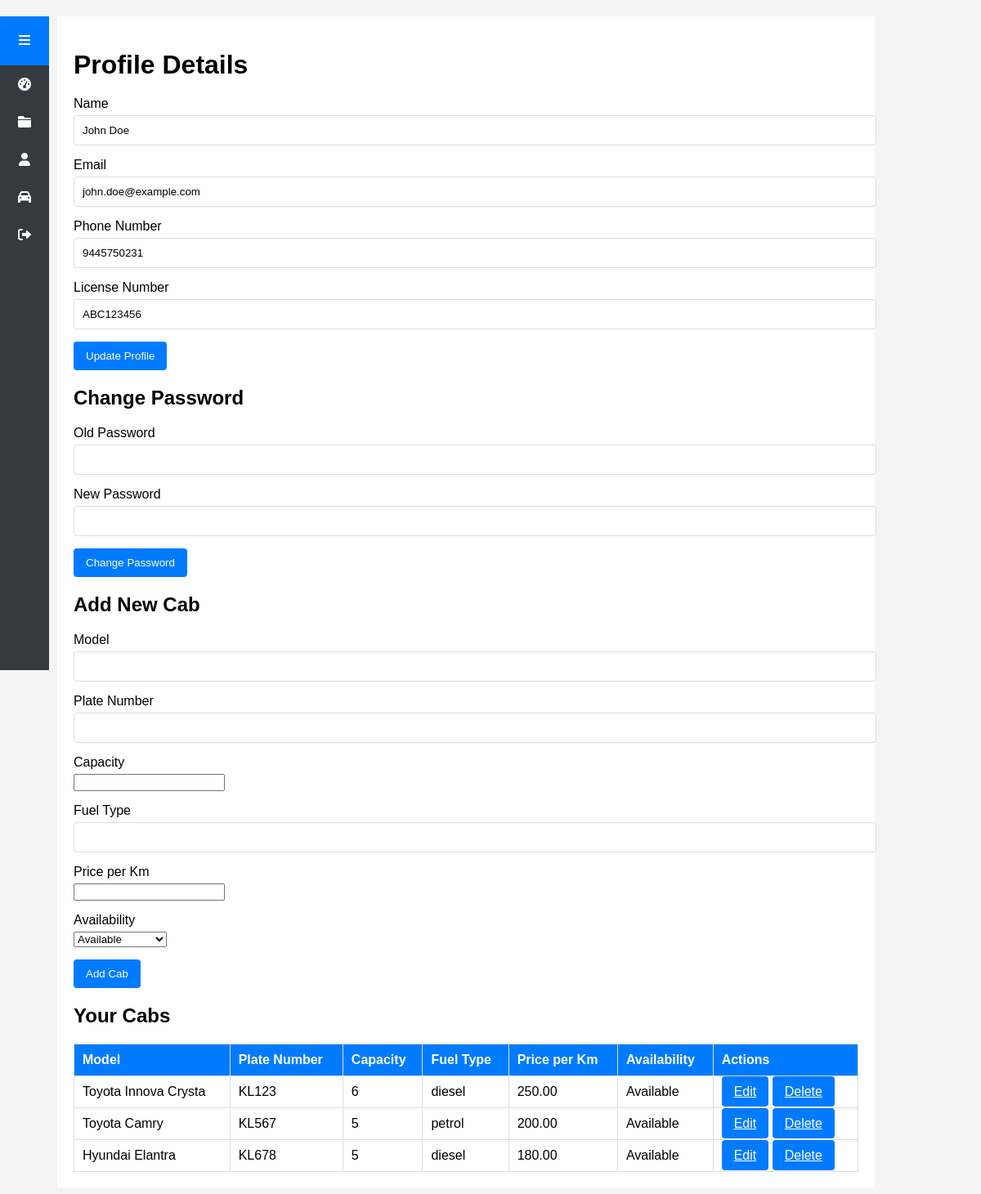
Screenshot of /driver/manage_profile.php (signed in) with the database file from the repository.
### tables this page shows
CREATE TABLE `drivers` (
  `id` int NOT NULL,
  `name` varchar(100) DEFAULT NULL,
  `email` varchar(100) DEFAULT NULL,
  `phone` varchar(15) DEFAULT NULL,
  `license_number` varchar(50) DEFAULT NULL,
  `username` varchar(100) DEFAULT NULL,
  `password` varchar(255) DEFAULT NULL
);

CREATE TABLE `cabs` (
  `id` int NOT NULL,
  `driver_id` int NOT NULL,
  `model` varchar(255) NOT NULL,
  `plate_number` varchar(20) NOT NULL,
  `capacity` int NOT NULL,
  `fuel_type` varchar(20) DEFAULT NULL,
  `price_per_km` decimal(10,2) NOT NULL,
  `created_at` timestamp NULL DEFAULT CURRENT_TIMESTAMP,
  `availability` enum('Available','On Duty','On Leave','Vehicle Under Maintenance') DEFAULT 'Available'
);

### driver/manage_profile.php (the view, shortened to what this page needs)
<?php
include '../db.php';
$driver_id = $_SESSION['id'];
$query = "SELECT name, email, phone, license_number FROM drivers WHERE id = ?";
$stmt = $conn->prepare($query);
$stmt->bind_param("i", $driver_id);
$stmt->execute();
$result = $stmt->get_result();
$driver = $result->fetch_assoc();
$cabsQuery = "SELECT id, model, plate_number, capacity, fuel_type, price_per_km, availability FROM cabs WHERE driver_id = ?";
$cabsStmt = $conn->prepare($cabsQuery);
$cabsStmt->bind_param("i", $driver_id);
$cabsStmt->execute();
$cabsResult = $cabsStmt->get_result();
?>
<!DOCTYPE html>
<html lang="en">
<head>
    <link rel="stylesheet" href="../styles.css">
    <link rel="stylesheet" href="https://cdnjs.cloudflare.com/ajax/libs/font-awesome/6.0.0-beta3/css/all.min.css">
</head>
<body>
<div class="sidebar" id="sidebar">
    <div class="sidebar-header">
        <div class="menu-toggle" id="menu-toggle">
            <i class="fas fa-bars"></i>
        </div>
    </div>
    <div class="sidebar-menu">
        <a href="driver_dashboard.php"><i class="fas fa-tachometer-alt"></i> <span class="menu-text">Dashboard</span></a>
        <a href="manage_bookings.php"><i class="fas fa-folder"></i><span class="menu-text">Manage Bookings</span></a>
        <a href="manage_profile.php"><i class="fas fa-user"></i><span class="menu-text">Profile Details</span></a>
        <a href="vehicle_details.php"><i class="fas fa-car"></i> <span class="menu-text">Vehicle Details</span></a>
        <a href="../driver/logout.php"><i class="fas fa-sign-out-alt"></i><span class="menu-text">Logout</span></a>
    </div>
</div>
<div class="container">
    <h1>Profile Details</h1>
    <form method="POST" action="">
        <div class="form-group">
            <label for="name">Name</label>
            <input type="text" id="name" name="name" value="<?php echo htmlspecialchars($driver['name']); ?>" required>
        </div>
        <div class="form-group">
            <label for="email">Email</label>
            <input type="email" id="email" name="email" value="<?php echo htmlspecialchars($driver['email']); ?>" required>
        </div>
        <div class="form-group">
            <label for="phone">Phone Number</label>
            <input type="tel" id="phone" name="phone" value="<?php echo htmlspecialchars($driver['phone']); ?>" required>
        </div>
        <div class="form-group">
            <label for="license_number">License Number</label>
            <input type="text" id="license_number" name="license_number" value="<?php echo htmlspecialchars($driver['license_number']); ?>" required>
        </div>
        <button type="submit" class="btn">Update Profile</button>
    </form>
    <h2>Change Password</h2>
    <form method="POST" action="">
        <div class="form-group">
            <label for="old_password">Old Password</label>
            <input type="password" id="old_password" name="old_password" required>
        </div>
        <div class="form-group">
            <label for="new_password">New Password</label>
            <input type="password" id="new_password" name="new_password" required>
        </div>
        <button type="submit" name="change_password" class="btn">Change Password</button>
    </form>
    <h2>Add New Cab</h2>
    <form method="POST" action="">
        <div class="form-group">
            <label for="model">Model</label>
            <input type="text" id="model" name="model" required>
        </div>
        <div class="form-group">
            <label for="plate_number">Plate Number</label>
            <input type="text" id="plate_number" name="plate_number" required>
        </div>
        <div class="form-group">
            <label for="capacity">Capacity</label>
            <input type="number" id="capacity" name="capacity" required>
        </div>
        <div class="form-group">
            <label for="fuel_type">Fuel Type</label>
            <input type="text" id="fuel_type" name="fuel_type" required>
        </div>
        <div class="form-group">
            <label for="price_per_km">Price per Km</label>
            <input type="number" id="price_per_km" name="price_per_km" required>
        </div>
        <div class="form-group">
        <label for="availability">Availability</label>
        <select id="availability" name="availability" required>
            <option value="available">Available</option>
        </select>
    </div>
        <button type="submit" name="add_cab" class="btn">Add Cab</button>
    </form>
    <h2>Your Cabs</h2>
    <?php if ($cabsResult->num_rows > 0): ?>
        <table>
            <thead>
                <tr>
                    <th>Model</th>
                    <th>Plate Number</th>
                    <th>Capacity</th>
                    <th>Fuel Type</th>
                    <th>Price per Km</th>
                    <th>Availability</th>
                    <th>Actions</th>
                </tr>
            </thead>
            <tbody>
                <?php while ($cab = $cabsResult->fetch_assoc()): ?>
                    <tr>
                        <td><?php echo htmlspecialchars($cab['model']); ?></td>
                        <td><?php echo htmlspecialchars($cab['plate_number']); ?></td>
                        <td><?php echo htmlspecialchars($cab['capacity']); ?></td>
                        <td><?php echo htmlspecialchars($cab['fuel_type']); ?></td>
                        <td><?php echo htmlspecialchars($cab['price_per_km']); ?></td>
                        <td><?php echo htmlspecialchars($cab['availability']); ?></td>
                        <td>
                            <a href="edit_cab.php?id=<?php echo $cab['id']; ?>" class="btn">Edit</a>
                            <a href="?delete_cab=<?php echo $cab['id']; ?>" class="btn">Delete</a>
                        </td>
                    </tr>
                <?php endwhile; ?>
            </tbody>
        </table>
    <?php else: ?>
        <p>No cabs are associated with you.</p>
    <?php endif; ?>
</div>
</body>
</html>

### styles.css (style rules this page uses)
body { font-family: Arial, sans-serif; background-color: #f4f4f4; margin: 0; padding: 0; }

### driver/manage_profile.php (style rules this page uses)
.sidebar { width: 60px; height: 100vh; background-color: #343a40; position: fixed; transition: width 0.3s; }
.sidebar-header { display: flex; justify-content: center; align-items: center; height: 60px; background-color: #007BFF; }
.menu-toggle { cursor: pointer; color: white; }
.sidebar-menu { display: flex; flex-direction: column; align-items: center; }
.sidebar-menu a { padding: 15px 0; color: white; text-decoration: none; display: flex; justify-content: center; align-items: center; width: 100%; }
.container { margin-left: 70px; padding: 20px; }
h1 { margin-bottom: 20px; }
.form-group { margin-bottom: 15px; }
label { display: block; margin-bottom: 5px; }
input[type="text"], input[type="email"], input[type="tel"], input[type="password"] { width: 100%; padding: 10px; border: 1px solid #ddd; border-radius: 4px; }
.btn { background-color: #007BFF; color: white; border: none; padding: 10px 15px; cursor: pointer; border-radius: 4px; }
table { width: 100%; border-collapse: collapse; }
table, th, td { border: 1px solid #ddd; }
th, td { padding: 10px; text-align: left; }
th { background-color: #007BFF; color: white; }

### rows the page displays
drivers: name "John Doe", email "john.doe@example.com", phone "9445750231", license_number "ABC123456"
cabs: model "Toyota Innova Crysta", plate_number "KL123", capacity "6", fuel_type "diesel", price_per_km "250.00", availability "Available"
cabs: model "Toyota Camry", plate_number "KL567", capacity "5", fuel_type "petrol", price_per_km "200.00", availability "Available"
cabs: model "Hyundai Elantra", plate_number "KL678", capacity "5", fuel_type "diesel", price_per_km "180.00", availability "Available"
